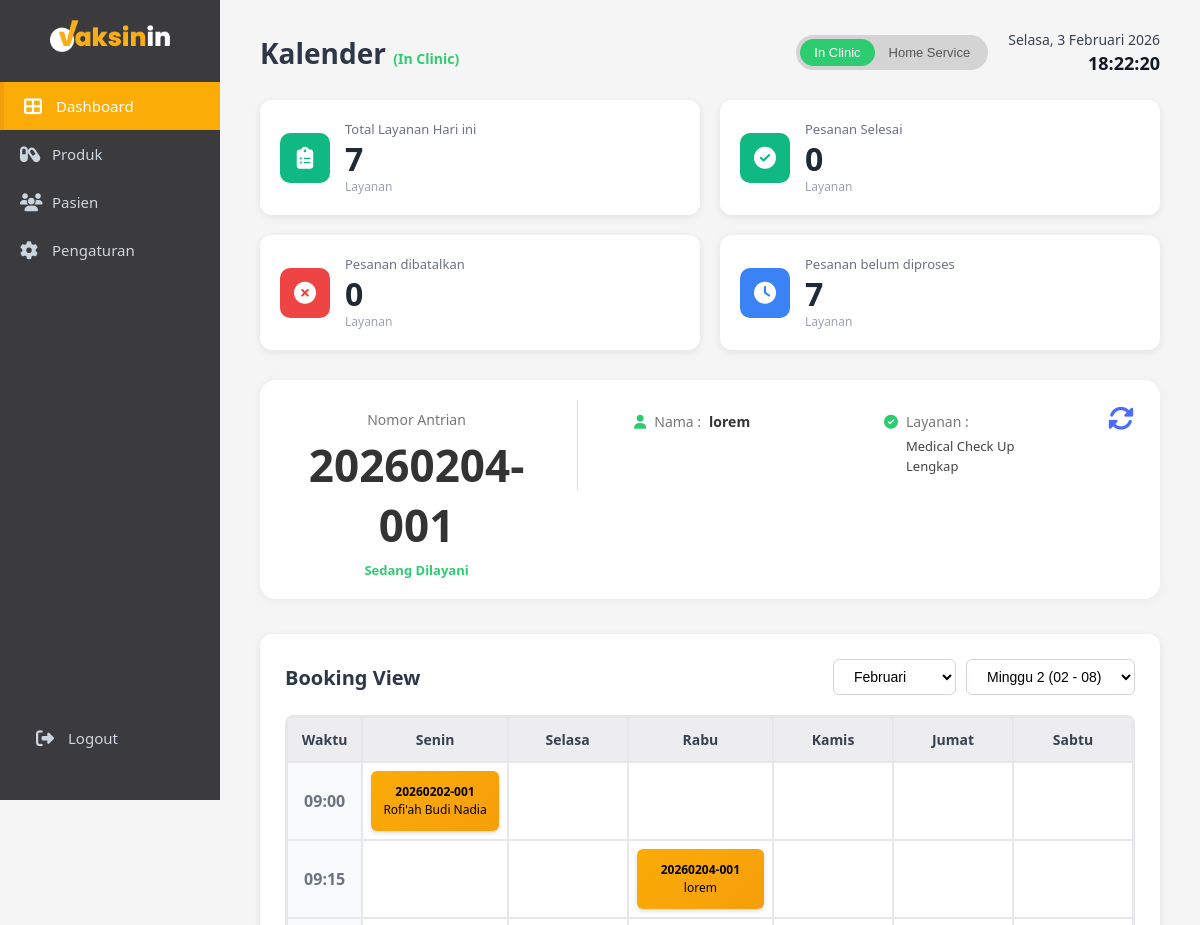
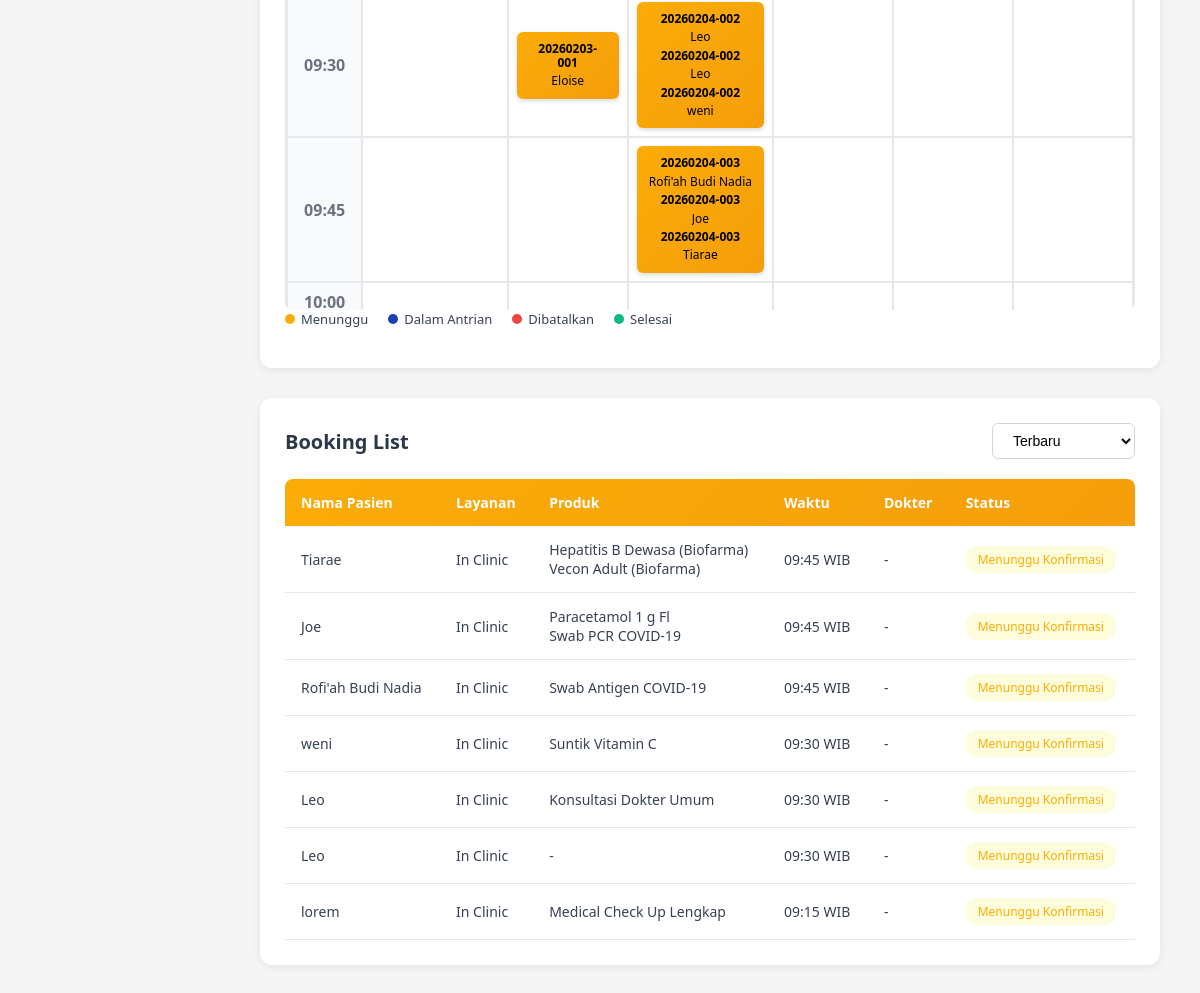
Screenshot of /admin/dashboard.php with the database file from the repository (2 pictures, top to bottom).
### tables this page shows
CREATE TABLE `bookings` (
  `id` int NOT NULL,
  `parent_id` int DEFAULT NULL,
  `patient_id` int NOT NULL,
  `service_type` enum('Home Service','In Clinic') NOT NULL,
  `nomor_antrian` varchar(20) NOT NULL,
  `tanggal_booking` date NOT NULL,
  `waktu_booking` time NOT NULL,
  `status` enum('pending','confirmed','completed','cancelled') DEFAULT 'pending',
  `catatan` text,
  `created_at` datetime NOT NULL,
  `updated_at` datetime DEFAULT CURRENT_TIMESTAMP ON UPDATE CURRENT_TIMESTAMP,
  `doctor_id` int DEFAULT NULL,
  `payment_status` enum('unpaid','paid') DEFAULT 'unpaid',
  `tindakan_selesai` tinyint(1) DEFAULT '0'
);

CREATE TABLE `patients` (
  `id` int NOT NULL,
  `no_rekam_medis` varchar(20) NOT NULL,
  `nama_lengkap` varchar(100) NOT NULL,
  `nama_panggilan` varchar(50) DEFAULT NULL,
  `tanggal_lahir` date NOT NULL,
  `usia` int DEFAULT NULL,
  `kategori_usia` enum('Anak','Dewasa') NOT NULL,
  `jenis_kelamin` enum('L','P') NOT NULL,
  `nik` varchar(16) DEFAULT NULL,
  `paspor` varchar(20) DEFAULT NULL,
  `kebangsaan` varchar(50) DEFAULT 'Indonesia',
  `pekerjaan` varchar(100) DEFAULT NULL,
  `nama_wali` varchar(100) DEFAULT NULL,
  `riwayat_alergi` text,
  `riwayat_penyakit` text,
  `riwayat_obat` text,
  `pelayanan` varchar(50) NOT NULL,
  `created_at` timestamp NOT NULL DEFAULT CURRENT_TIMESTAMP,
  `updated_at` timestamp NOT NULL DEFAULT CURRENT_TIMESTAMP ON UPDATE CURRENT_TIMESTAMP
);

### admin/dashboard.php (the view, shortened to what the rows shown need)
<?php
include "../config.php";
$service_mode = isset($_GET['service']) ? $_GET['service'] : 'In Clinic';
$current_month = isset($_GET['month']) ? intval($_GET['month']) : date('n');
$current_year  = isset($_GET['year']) ? intval($_GET['year']) : date('Y');
$today = new DateTime();
if (!isset($_GET['week'])) {
    $weeks = [];
    $firstDayOfMonth = new DateTime("$current_year-$current_month-01");
    $firstMonday = clone $firstDayOfMonth;
    $firstMonday->modify('monday this week');
    $weekIndex = 1;
    while (true) {
        $weekStart = clone $firstMonday;
        $weekStart->modify('+' . (($weekIndex - 1) * 7) . ' days');
        $weekEnd = clone $weekStart;
        $weekEnd->modify('+6 days');
        if ((int)$weekStart->format('m') > $current_month &&
            (int)$weekEnd->format('m') > $current_month) {
            break;
        }
        $weeks[] = [
            'start' => clone $weekStart,
            'end'   => clone $weekEnd
        ];
        $weekIndex++;
    }
    $current_week = 1;
    foreach ($weeks as $index => $w) {
        if ($today >= $w['start'] && $today <= $w['end']) {
            $current_week = $index + 1;
            break;
        }
    }
} else {
    $current_week = intval($_GET['week']);
}
$weeks = [];
$first_day = new DateTime("$current_year-$current_month-01");
$start = clone $first_day;
$start->modify('monday this week');
while (true) {
    $week_start = clone $start;
    $week_end   = clone $start;
    $week_end->modify('+6 days');
    if ((int)$week_start->format('m') > $current_month &&
        (int)$week_end->format('m') > $current_month) {
        break;
    }
    $weeks[] = [
        'start' => $week_start->format('Y-m-d'),
        'end'   => $week_end->format('Y-m-d'),
        'label' => $week_start->format('d') . ' - ' . $week_end->format('d')
    ];
    $start->modify('+1 week');
}
$today = date('Y-m-d');
$sql_now_serving = "
    SELECT
        b.id,
        b.nomor_antrian,
        p.nama_lengkap,
        GROUP_CONCAT(bs.nama_layanan SEPARATOR '<br>') AS layanan,
        b.status
    FROM bookings b
    JOIN patients p ON b.patient_id = p.id
    LEFT JOIN booking_services bs ON bs.booking_id = b.id
    WHERE DATE(b.tanggal_booking) = ?
      AND b.status IN ('confirmed', 'pending')
      AND b.service_type = ?
    GROUP BY b.id
    ORDER BY
        FIELD(b.status, 'confirmed', 'pending'),
        b.waktu_booking ASC
    LIMIT 1
";
$stmt = $conn->prepare($sql_now_serving);
$stmt->bind_param('ss', $today, $service_mode);
$stmt->execute();
$now_serving = $stmt->get_result()->fetch_assoc();
$filter = isset($_GET['filter']) ? $_GET['filter'] : 'latest';
$where = "WHERE DATE(b.tanggal_booking) = ? AND b.service_type = ?";
$order = "";
if ($filter == 'pending') {
    $where = "WHERE b.status = 'pending'
              AND DATE(b.tanggal_booking) = ?
              AND b.service_type = ?";
    $order = "ORDER BY b.tanggal_booking ASC, b.waktu_booking ASC";
}
elseif ($filter == 'confirmed') {
    $where = "WHERE b.status = 'confirmed'
              AND DATE(b.tanggal_booking) = ?
              AND b.service_type = ?";
    $order = "ORDER BY b.tanggal_booking ASC, b.waktu_booking ASC";
}
elseif ($filter == 'completed') {
    $where = "WHERE b.status = 'completed'
              AND DATE(b.tanggal_booking) = ?
              AND b.service_type = ?";
    $order = "ORDER BY b.tanggal_booking DESC, b.waktu_booking DESC";
}
elseif ($filter == 'cancelled') {
    $where = "WHERE b.status = 'cancelled'
              AND DATE(b.tanggal_booking) = ?
              AND b.service_type = ?";
    $order = "ORDER BY b.tanggal_booking DESC, b.waktu_booking DESC";
}
else {
    $where = "WHERE DATE(b.tanggal_booking) = ?
              AND b.service_type = ?";
    $order = "ORDER BY b.tanggal_booking DESC, b.waktu_booking DESC";
}
$sql_all = "
    SELECT
        b.*,
        p.nama_lengkap,
        s.nama_lengkap AS dokter_nama,
        s.gelar AS dokter_gelar
    FROM bookings b
    JOIN patients p ON b.patient_id = p.id
    LEFT JOIN staff s ON b.doctor_id = s.id
    $where
    $order
    LIMIT 50
";
$stmt_all = $conn->prepare($sql_all);
$stmt_all->bind_param('ss', $today, $service_mode);
$stmt_all->execute();
$all_bookings = $stmt_all->get_result();
$week_start = $weeks[$current_week - 1]['start'];
$week_end   = $weeks[$current_week - 1]['end'];
$sql_bookings = "SELECT b.*, p.nama_lengkap
                 FROM bookings b
                 JOIN patients p ON b.patient_id = p.id
                 WHERE b.tanggal_booking BETWEEN ? AND ?
                 AND b.service_type = ?
                 ORDER BY b.tanggal_booking, b.waktu_booking";
$stmt_bookings = $conn->prepare($sql_bookings);
$stmt_bookings->bind_param('sss', $week_start, $week_end, $service_mode);
$stmt_bookings->execute();
$bookings_result = $stmt_bookings->get_result();
$bookings_grid = [];
while ($row = $bookings_result->fetch_assoc()) {
    $day = date('N', strtotime($row['tanggal_booking']));
    $time = date('H:i', strtotime($row['waktu_booking']));
    if (!isset($bookings_grid[$time])) {
        $bookings_grid[$time] = [];
    }
    if (!isset($bookings_grid[$time][$day])) {
        $bookings_grid[$time][$day] = [];
    }
    $bookings_grid[$time][$day][] = $row;
}
?>
<!DOCTYPE html>
<html lang="id">
<head>
    <link rel="stylesheet" href="css/admin.css">
    <link rel="stylesheet" href="css/sidebar-toggle.css">
    <link rel="stylesheet" href="https://cdnjs.cloudflare.com/ajax/libs/font-awesome/6.4.0/css/all.min.css">
</head>
<body>
    <div class="main-content">
        <header class="page-header <?= ($service_mode == 'Home Service') ? 'home_service' : 'in_clinic' ?>"
        style="display:flex; justify-content:space-between; align-items:center;">
            <h1>
                Kalender
                <?php if ($service_mode == 'Home Service'): ?>
                    <span style="font-size:14px; color:#ff7a00;">(Home Service)</span>
                <?php else: ?>
                    <span style="font-size:14px; color:#2ecc71;">(In Clinic)</span>
                <?php endif; ?>
            </h1>
        </header>
        <div class="now-serving-card">
            <div class="now-number">
                <div class="label">Nomor Antrian</div>
                <div class="number">
                    <?= $now_serving ? htmlspecialchars($now_serving['nomor_antrian']) : '-' ?>
                </div>
                <div class="now-status">
                    <?= $now_serving ? 'Sedang Dilayani' : 'Belum ada pasien hari ini' ?>
                </div>
            </div>
            <div class="now-info">
                <div class="info-row">
                    <i class="fas fa-user"></i>
                    <span class="info-label">Nama :</span>
                    <span class="info-value">
                        <?= $now_serving ? htmlspecialchars($now_serving['nama_lengkap']) : '-' ?>
                    </span>
                </div>
            </div>
        </div>
        <div class="booking-view">
            <div class="section-header">
                <h2>Booking View</h2>
            </div>
             <div class="calendar-wrapper">
                <div class="calendar-grid">
                    <table class="booking-table">
                        <thead>
                            <tr>
                                <th>Waktu</th>
                                <th>Senin</th>
                                <th>Selasa</th>
                                <th>Rabu</th>
                                <th>Kamis</th>
                                <th>Jumat</th>
                                <th>Sabtu</th>
                            </tr>
                        </thead>
                        <tbody>
                            <?php
                                $start_time = strtotime('09:00');
                                $end_time   = strtotime('17:00');
                                for ($time = $start_time; $time <= $end_time; $time += 15 * 60):
                                    $time_slot = date('H:i', $time);
                                ?>
                                    <tr>
                                        <td class="time-cell" data-time="<?php echo $time_slot; ?>">
                                            <?php echo $time_slot; ?>
                                        </td>
                                        <?php for ($day = 1; $day <= 6; $day++): ?>
                                            <td class="booking-cell"
                                                data-time="<?php echo $time_slot; ?>"
                                                data-day="<?php echo $day; ?>">
                                                <?php if (isset($bookings_grid[$time_slot][$day])): ?>
                                                    <?php
                                                    $bookings = $bookings_grid[$time_slot][$day];
                                                    $status = $bookings[0]['status'];
                                                    $color_class =
                                                        ($status === 'confirmed') ? 'status-confirmed' :
                                                        (($status === 'completed') ? 'status-completed' :
                                                        (($status === 'cancelled') ? 'status-cancelled' :
                                                        (($status === 'pending') ? 'status-pending' : '')));
                                                    ?>
                                                    <div class="booking-item <?php echo $color_class; ?>"
                                                        onclick="showBookingDetail(<?php echo $bookings[0]['id']; ?>)">
                                                        <?php foreach ($bookings as $index => $b): ?>
                                                            <div class="booking-row">
                                                                <span class="queue-no">
                                                                    <?php echo htmlspecialchars($b['nomor_antrian']); ?>
                                                                </span>
                                                                <span class="patient-name">
                                                                    <?php echo htmlspecialchars($b['nama_lengkap']); ?>
                                                                </span>
                                                            </div>
                                                        <?php endforeach; ?>
                                                    </div>
                                                <?php endif; ?>
                                            </td>
                                        <?php endfor; ?>
                                    </tr>
                                <?php endfor; ?>
                        </tbody>
                    </table>
                </div>
            </div>
        </div>
        <div class="booking-list">
            <div class="section-header">
                <h2>Booking List</h2>
            </div>
            <table class="list-table">
                <thead>
                    <tr>
                        <th>Nama Pasien</th>
                        <th>Layanan</th>
                        <th>Produk</th>
                        <th>Waktu</th>
                        <th>Dokter</th>
                        <th>Status</th>
                    </tr>
                </thead>
                <tbody>
                    <?php while ($booking = $all_bookings->fetch_assoc()): ?>
                        <?php
                        $dokters = [];
                        ?>
                        <?php
                        $sql_services = "SELECT nama_layanan FROM booking_services WHERE booking_id = ?";
                        $stmt_s = $conn->prepare($sql_services);
                        $stmt_s->bind_param('i', $booking['id']);
                        $stmt_s->execute();
                        $services = $stmt_s->get_result();
                        $service_names = [];
                        while ($s = $services->fetch_assoc()) {
                            $service_names[] = $s['nama_layanan'];
                        }
                        ?>
                        <tr>
                        <td><?= htmlspecialchars($booking['nama_lengkap']) ?></td>
                        <td><?= htmlspecialchars($booking['service_type']) ?></td>
                        <td>
                            <?php if (!empty($service_names)): ?>
                                <?php foreach ($service_names as $prod): ?>
                                    <div><?= htmlspecialchars($prod) ?></div>
                                <?php endforeach; ?>
                            <?php else: ?>
                                -
                            <?php endif; ?>
                        </td>
                        <td>
                            <?= substr($booking['waktu_booking'], 0, 5) ?> WIB
                        </td>
                        <td>
                            <?php if (!empty($dokters)): ?>
                                <?php foreach ($dokters as $dokter): ?>
                                    <div><?= $dokter ?></div>
                                <?php endforeach; ?>
                            <?php else: ?>
                                -
                            <?php endif; ?>
                        </td>
                        <td>
                            <span class="status-badge <?= $booking['status'] ?>">
                                <?php
                                    if ($booking['status'] == 'pending') {
                                        echo 'Menunggu Konfirmasi';
                                    } elseif ($booking['status'] == 'confirmed') {
                                        echo 'Pasien Dalam Antrian';
                                    } elseif ($booking['status'] == 'completed') {
                                        echo 'Pesanan Selesai';
                                    } elseif ($booking['status'] == 'cancelled') {
                                        echo 'Pesanan Dibatalkan';
                                    }
                                ?>
                            </span>
                        </td>
                    </tr>
                    <?php endwhile; ?>
                </tbody>
            </table>
        </div>
    </div>
</body>
</html>

### rows the page displays
bookings: nomor_antrian "20260204-001", patient.nama_lengkap "lorem", service_type "In Clinic", prod "Medical Check Up Lengkap", waktu_booking "09:15", status "Menunggu Konfirmasi"
bookings: nomor_antrian "20260202-001", patient.nama_lengkap "Rofi'ah Budi Nadia"
bookings: nomor_antrian "20260203-001", patient.nama_lengkap "Eloise"
bookings: nomor_antrian "20260204-002", patient.nama_lengkap "Leo", service_type "In Clinic", waktu_booking "09:30", status "Menunggu Konfirmasi"
bookings: nomor_antrian "20260204-002", patient.nama_lengkap "Leo", service_type "In Clinic", prod "Konsultasi Dokter Umum", waktu_booking "09:30", status "Menunggu Konfirmasi"
bookings: nomor_antrian "20260204-002", patient.nama_lengkap "weni", service_type "In Clinic", prod "Suntik Vitamin C", waktu_booking "09:30", status "Menunggu Konfirmasi"
bookings: nomor_antrian "20260204-003", patient.nama_lengkap "Rofi'ah Budi Nadia", service_type "In Clinic", prod "Swab Antigen COVID-19", waktu_booking "09:45", status "Menunggu Konfirmasi"
bookings: nomor_antrian "20260204-003", patient.nama_lengkap "Joe", service_type "In Clinic", prod "Paracetamol 1 g Fl", prod "Swab PCR COVID-19", waktu_booking "09:45", status "Menunggu Konfirmasi"
bookings: nomor_antrian "20260204-003", patient.nama_lengkap "Tiarae", service_type "In Clinic", prod "Hepatitis B Dewasa (Biofarma)", prod "Vecon Adult (Biofarma)", waktu_booking "09:45", status "Menunggu Konfirmasi"

### other values shown
$total_today "7"
$total_done "0"
$total_cancelled "0"
$total_pending "7"
$now_serving['layanan'] "Medical Check Up Lengkap"
$time_slot "09:00"
$time_slot "09:15"
$time_slot "09:30"
$time_slot "09:45"
$time_slot "10:00"
form field value "Februari"
